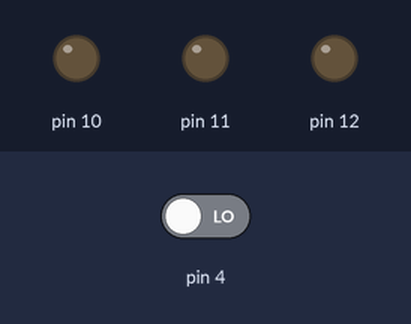
Recording of a sketch running on a simulated Arduino Uno, built with avr-gcc and run on an emulated ATmega328P. Shown: output pins drawn as LEDs (lit = HIGH). Dashed ring = blinking. Inputs (shaded band) come from the test bench; at power-on: pin 4 LOW.

Above: at 1.2 s.
1.3 s: pin 4 driven HIGH
At 1.55 s:
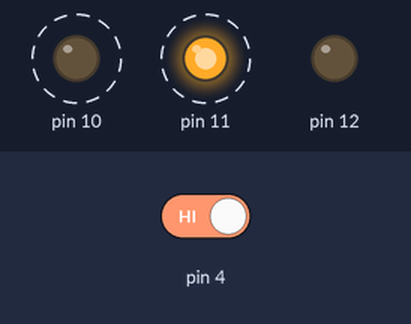
At 1.95 s:
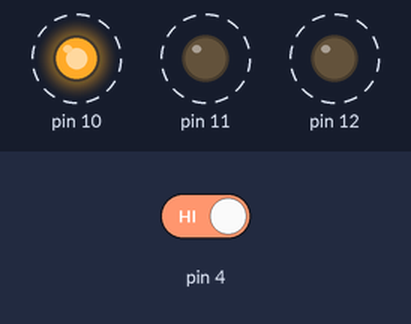
4.3 s: pin 4 driven LOW
At 4.3 s:
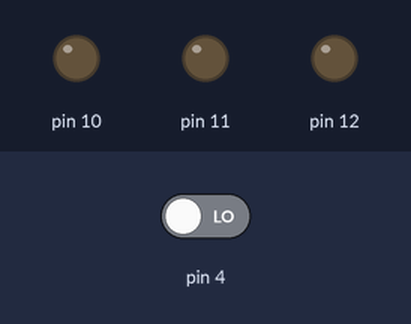
Timing chart, 0 to 7.3 s (numbered marks = the images above; inputs shaded):
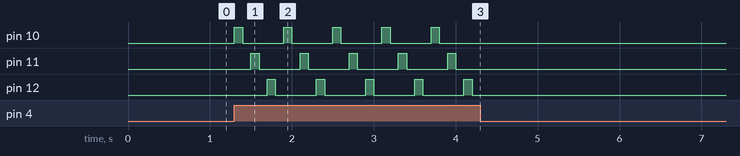

Measured:
- after the input at 1.3 s, pin 10: alternates HIGH for 0.10 s and LOW for 0.50 s, starting at once; pin 11: alternates HIGH for 0.10 s and LOW for 0.50 s, starting after 0.20 s; pin 12: alternates HIGH for 0.10 s and LOW for 0.50 s, starting after 0.40 s
- after the input at 4.3 s, pin 10–12: stops changing and stays LOW

The sketch:

Tricolor-LED.ino
```cpp
void setup(){
  pinMode(10, OUTPUT);
  pinMode(11, OUTPUT);
  pinMode(12, OUTPUT);
  pinMode(4, INPUT);

}


void loop(){
if (digitalRead(4) == HIGH)
{

 digitalWrite(10, HIGH);
 delay(100);
 digitalWrite(10, LOW);
 delay(100);

 digitalWrite(11, HIGH);
 delay(100);
 digitalWrite(11, LOW);
 delay(100);

 digitalWrite(12, HIGH);
 delay(100);
 digitalWrite(12, LOW);
 delay(100);
}
}
```
